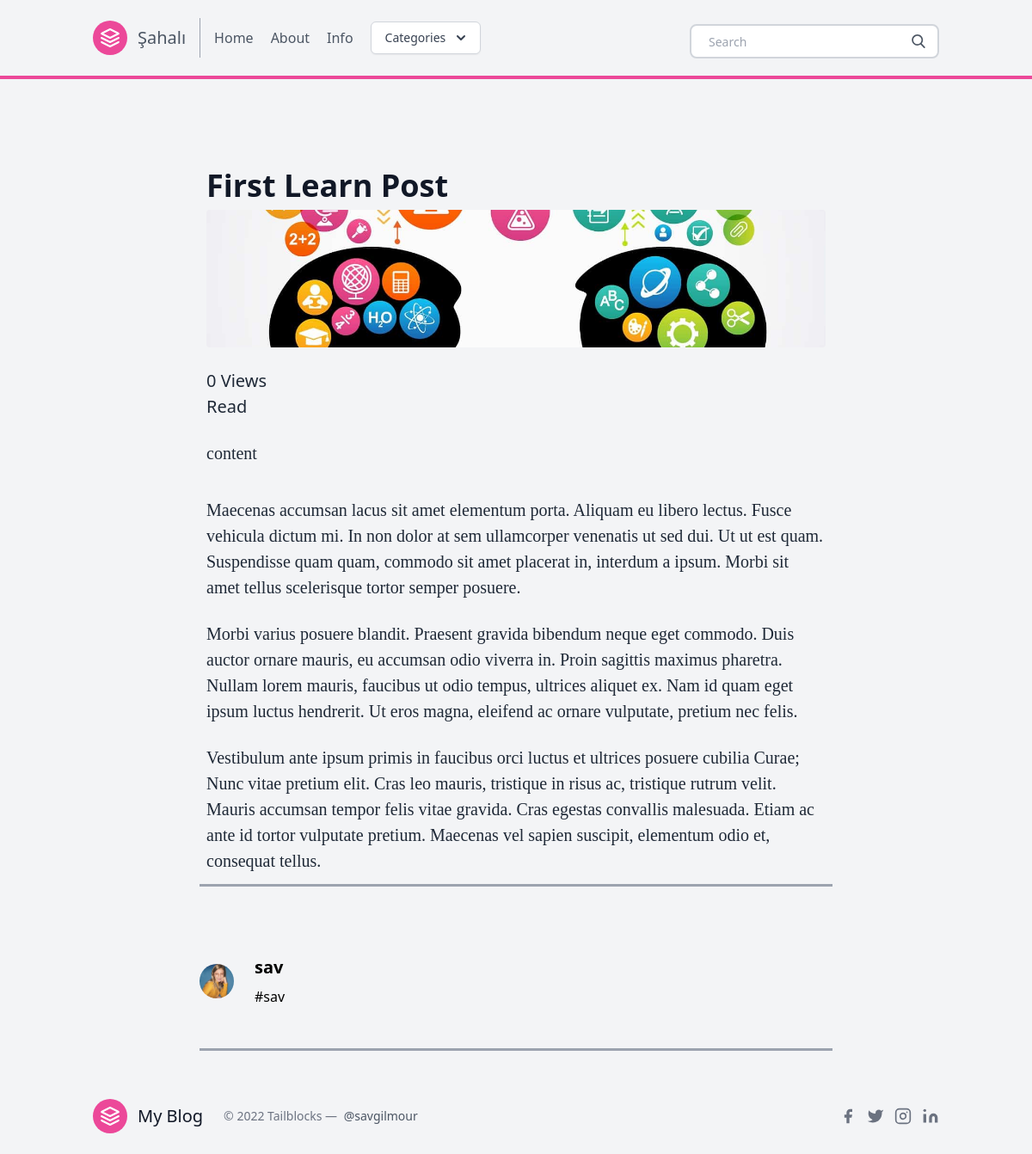
/post/learn-post-1/, run on the app's committed database.
### posts/models.py (models this page shows, shortened)
class Post(models.Model):
    title = models.CharField(max_length=100)
    slug = models.SlugField()
    overview = models.TextField()
    timestamp = models.DateTimeField(auto_now_add=True)
    content = models.TextField()
    author = models.ForeignKey(Author, on_delete=models.CASCADE)
    thumbnail = models.ImageField()
    categories = models.ManyToManyField(Category)
    featured = models.BooleanField()
    views = models.ManyToManyField(IpModel,related_name="post_views",blank=True)
    def total_views(self):
        return self.views.count()

class Author(models.Model):
    user = models.OneToOneField(User, on_delete=models.CASCADE)
    profile_picture = models.ImageField()
    def __str__(self):
        return self.user.username

### posts/views.py (the view)
# urls.py: path('post/<slug>/', post, name = 'post'),
def post (request,slug):
    post = Post.objects.get(slug = slug)
    latest = Post.objects.order_by('-timestamp')[:4]
    context = {
        'post': post,
        'latest': latest,
    }
    return render(request, 'post.html', context)

### posts/templatetags/markdown_extras.py (called while the page is built)
@register.filter()
@stringfilter
def markdown(value):
    return md.markdown(value, extensions=['markdown.extensions.fenced_code'])

@register.simple_tag
def get_categories():
    return Category.objects.all()[0:3]

### templates/post.html (shortened to what this page needs)
{% extends 'base.html' %}
{% load markdown_extras %}
{% block content %}
<body class="bg-gray-100 font-sans leading-normal tracking-normal">
	<div class="container w-full md:max-w-3xl mx-auto pt-20">
		<div class="w-full px-4 md:px-6 text-xl text-gray-800 leading-normal" style="font-family:Georgia,serif;">
			<div class="font-sans">
						<h1 class="font-bold font-sans break-normal text-gray-900 pt-6 pb-2 text-3xl md:text-4xl">
						{{ post.title }}</h1>
						<img class="h-40 rounded w-full object-cover object-center mb-6" src="{{ post.thumbnail.url }}" alt="content">
						<p> {{post.total_views}} Views</p>
						<form action="{% url 'post_detail' pk=post.id %}" method="get">
							<button type="submit" class="btn btn-sm btn-primary">Read</button>
			</div>
			<div class="py-6">
			{{ post.content | markdown | safe }}
			</div>
			<ol>
				<li class="py-3">Maecenas accumsan lacus sit amet elementum porta. Aliquam eu libero lectus. Fusce vehicula dictum mi. In non dolor at sem ullamcorper venenatis ut sed dui. Ut ut est quam. Suspendisse quam quam, commodo sit amet placerat in, interdum a ipsum. Morbi sit amet tellus scelerisque tortor semper posuere.</li>
				<li class="py-3">Morbi varius posuere blandit. Praesent gravida bibendum neque eget commodo. Duis auctor ornare mauris, eu accumsan odio viverra in. Proin sagittis maximus pharetra. Nullam lorem mauris, faucibus ut odio tempus, ultrices aliquet ex. Nam id quam eget ipsum luctus hendrerit. Ut eros magna, eleifend ac ornare vulputate, pretium nec felis.</li>
				<li class="py-3">Vestibulum ante ipsum primis in faucibus orci luctus et ultrices posuere cubilia Curae; Nunc vitae pretium elit. Cras leo mauris, tristique in risus ac, tristique rutrum velit. Mauris accumsan tempor felis vitae gravida. Cras egestas convallis malesuada. Etiam ac ante id tortor vulputate pretium. Maecenas vel sapien suscipit, elementum odio et, consequat tellus.</li>
			</ol>
		</div>
		<hr class="border-b-2 border-gray-400 mb-8 mx-4">
		<div class="flex w-full items-center font-sans px-4 py-12">
			<img class="w-10 h-10 rounded-full mr-4" src="{{ post.author.profile_picture.url }}">
			<div class="flex-1 px-2">
				<p class="text-base font-bold text-base md:text-xl leading-none mb-2">
				{{ post.author }}</p>
				<a href="/about/" class="mr-5 hover:text-gray-900 rounded-lg hover:bg-pink-200 inline-flex items-center">
					#{{post.author}}
				  </a>
			</div>
		</div>
		<hr class="border-b-2 border-gray-400 mb-8 mx-4">
	</div>
{% endblock content %}

### data on the page
Post: title "First Learn Post", thumbnail (picture), total_views "0", content "content", author.profile_picture (picture), author "sav"
